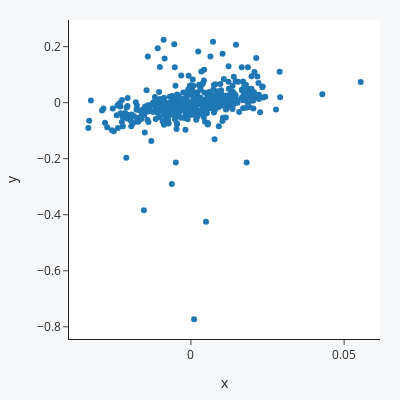

Notebook code for this chart:
### Code cell
fig = px.scatter(x=dados_retornos['^BVSP'], y=dados_retornos['AMER3.SA'],
                 template='simple_white', width=400, height=400)
fig.update_layout(paper_bgcolor="#f7f8fa", margin=dict(l=20, r=20, t=20, b=20))
fig.show()

### Figure 1 — Plotly figure (JSON) as saved in the notebook; plotly's stock layout.template omitted (floating-point values rounded to 4 significant figures; data arrays with more than 128 entries replaced by an {"elided": "..."} marker saying what was removed)
{"data": [{"hovertemplate": "x=%{x}<br>y=%{y}<extra></extra>", "legendgroup": "", "marker": {"color": "#1F77B4", "symbol": "circle"}, "mode": "markers", "name": "", "orientation": "v", "showlegend": false, "type": "scatter", "x": {"elided": "445 float values"}, "xaxis": "x", "y": {"elided": "445 float values"}, "yaxis": "y"}], "layout": {"height": 400, "legend": {"tracegroupgap": 0}, "margin": {"b": 20, "l": 20, "r": 20, "t": 20}, "paper_bgcolor": "#f7f8fa", "width": 400, "xaxis": {"anchor": "y", "domain": [0, 1], "title": {"text": "x"}}, "yaxis": {"anchor": "x", "domain": [0, 1], "title": {"text": "y"}}}}
